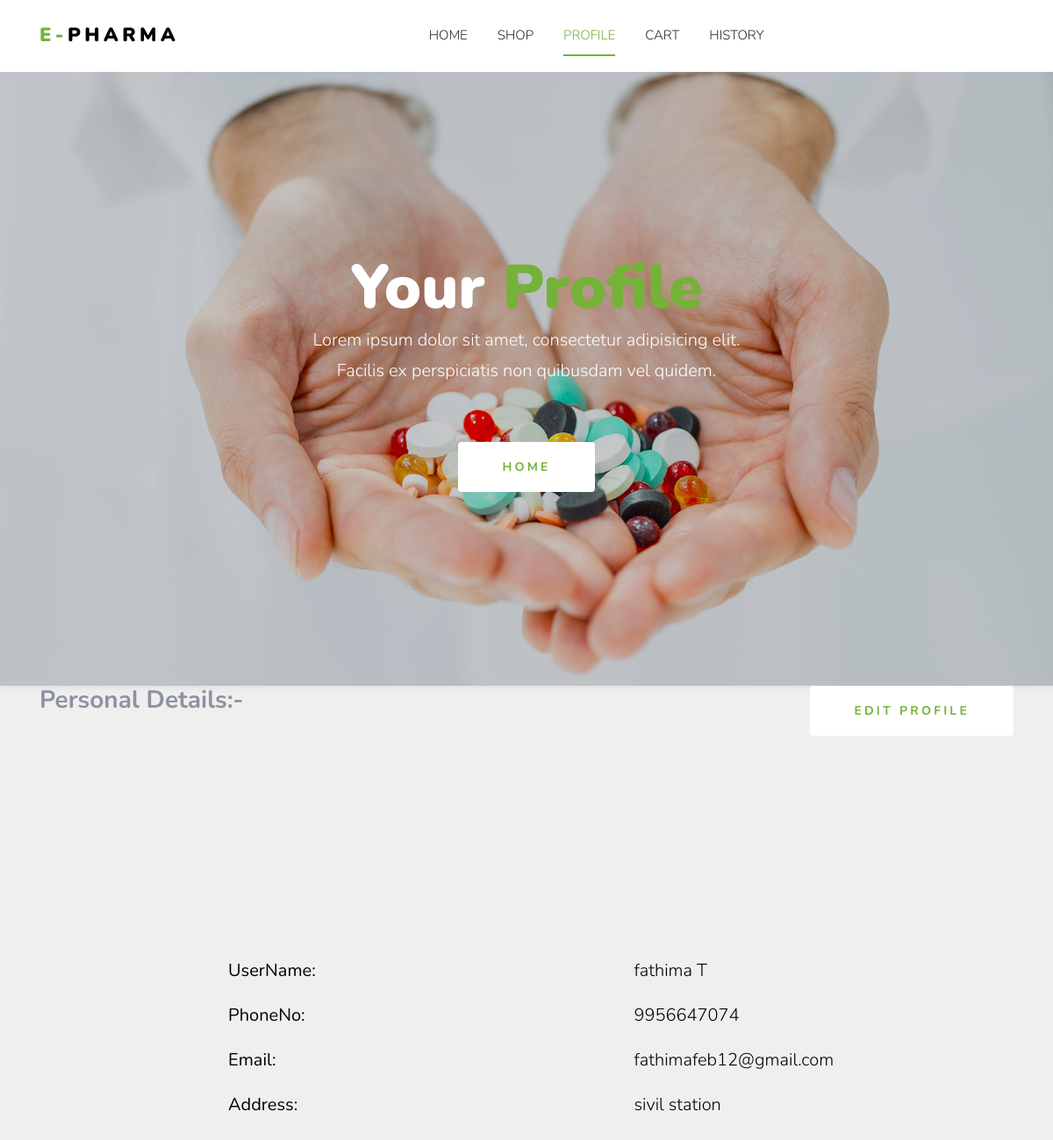
The page /userprofile (signed in) on the database as committed earlier.
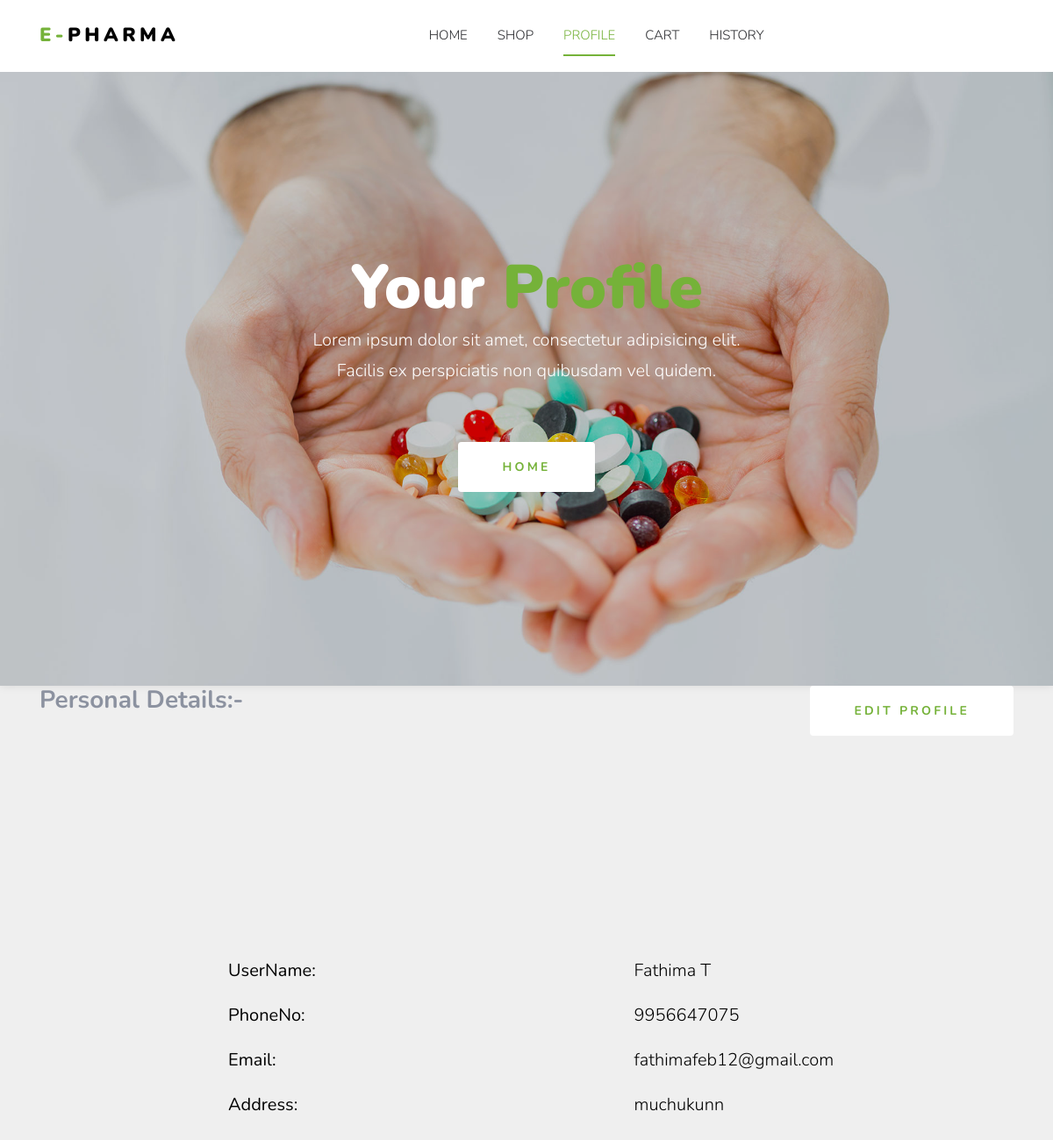
The same page on the database as committed later.
### newapp/models.py (models this page shows, shortened)
class user(models.Model):
    UserName = models.CharField(max_length=50)
    Email = models.EmailField()
    Address = models.CharField(max_length=40)
    PhoneNo = models.IntegerField()
    Password = models.CharField(max_length=20)
    type = models.IntegerField()
    status =(('APPROVED','APPROVED'),
             ('PENDING','PENDING'),
             ('REJECT','REJECT'))
    entry = models.CharField(choices=status,max_length=20,default='PENDING')

### newapp/views.py (the view)
# urls.py: path('userprofile',views.userprofile,name='userprofile'),
def userprofile(request):
    if 'id' in request.session:
        user_id = request.session['id']
        data = user.objects.get(id=user_id)
        return render(request, 'userprofile.html', {'data': data})

### template/userprofile.html (shortened to what this page needs)
<!DOCTYPE html>
{% load static %}
<html lang="en">
<head>
  <link rel="stylesheet" href="{% static 'fonts/icomoon/style.css' %}">
  <link rel="stylesheet" href="{% static 'css/bootstrap.min.css' %}">
  <link rel="stylesheet" href="{% static 'fonts/flaticon/font/flaticon.css' %}">
  <link rel="stylesheet" href="{% static 'css/magnific-popup.css' %}">
  <link rel="stylesheet" href="{% static 'css/jquery-ui.css' %}">
  <link rel="stylesheet" href="{% static 'css/owl.carousel.min.css' %}">
  <link rel="stylesheet" href="{% static 'css/owl.theme.default.min.css' %}">
  <link rel="stylesheet" href="{% static 'css/aos.css' %}">
  <link rel="stylesheet" href="{% static 'css/style.css' %}">
</head>
<body>
  <div class="site-wrap">
    <div class="site-navbar py-2">
      <div class="container">
        <div class="d-flex align-items-center justify-content-between">
          <div class="logo">
            <div class="site-logo">
              <a class="js-logo-clone"><strong class="text-primary">E-</strong>PHARMA</a>
            </div>
          </div>
          <nav class="site-navigation text-right text-md-center" role="navigation">
              <ul class="site-menu js-clone-nav d-none d-lg-block">
                <li><a href="userhome">HOME</a></li>
                <li><a href="userviewproduct">SHOP</a></li>
                <li class="active"><a href="userprofile">PROFILE</a></li>
                  <li><a href="{% url 'viewcart' %}">CART</a></li>
                <li><a href="userhistory">HISTORY</a></li>
              </ul>
            </nav>
        </div>
      </div>
    </div>
    <div class="site-blocks-cover overlay" style="background-image: url({% static 'images/hero_bg_2.jpg' %});">
      <div class="container">
        <div class="row">
          <div class="col-lg-12 mx-auto align-self-center">
            <div class="site-block-cover-content text-center">
              <h1 class="mb-0">Your <strong class="text-primary">Profile</strong></h1>
              <div class="row justify-content-center mb-5">
                <div class="col-lg-6 text-center">
                  <p>Lorem ipsum dolor sit amet, consectetur adipisicing elit. Facilis ex perspiciatis non quibusdam vel quidem.</p>
                </div>
          </div>
                 <p><a href="userhome" class="btn btn-primary px-5 py-3">Home</a></p>
        </div>
      </div>
    </div>
        <h3 class="card-title d-flex justify-content-between">
          <span><strong>Personal Details:-</strong></span>
          <button style="margi-top:15rem; backgroun-color: green;" class="btn btn-primary px-5 py-3" type="submit"><a href="{% url 'edit_userprofile' id=data.id %}">Edit Profile</a></button>
        </h3>
        <div class="row" style="margin-top:250px; margin-left:200px">
         <div class="col-6">
            <p style="font-size:20px; color:black;"><strong>UserName:</strong></p>
            <p style="font-size:20px; color:black;"><strong>PhoneNo:</strong></p>
            <p style="font-size:20px; color:black;"><strong>Email:</strong></p>
            <p style="font-size:20px; color:black;"><strong>Address:</strong></p>
         </div>
         <div class="col-6">
            <p style="font-size:20px; color:black;">{{data.UserName}}</p>
            <p style="font-size:20px; color:black;">{{data.PhoneNo}}</p>
            <p style="font-size:20px; color:black;">{{data.Email}}</p>
            <p style="font-size:20px; color:black;">{{data.Address}}</p>
         </div>
        </div>
</body>
</html>

Rows that differ between the two databases and show on the page:
changed user "fathimafeb12@gmail.com": UserName "fathima T" → "Fathima T"; PhoneNo "9956647074" → "9956647075"; Address "sivil station" → "muchukunn"
